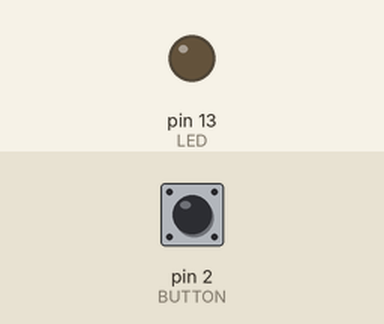
This sketch was run on a simulated Arduino Uno, built with avr-gcc and run on an emulated ATmega328P. Parts: output pins drawn as LEDs (lit = HIGH). Dashed ring = blinking. Inputs (shaded band) come from the test bench; at power-on: pin 2 (BUTTON) LOW.

Above: at 1.2 s.
1.3 s: pin 2 (BUTTON) pulled HIGH for 3.2 s
At 1.7 s:
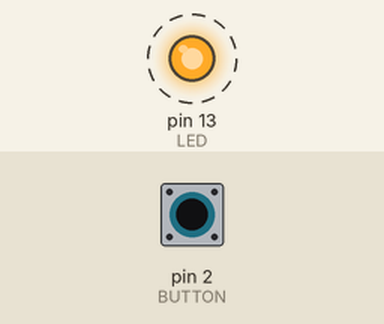
Timing chart, 0 to 5.8 s (numbered marks = the images above; inputs shaded):
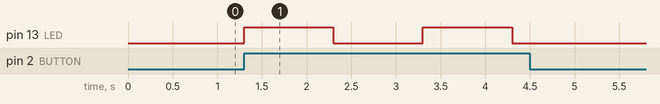

Measured:
- after the input at 1.3 s, pin 13 (LED): alternates HIGH for 1.0 s and LOW for 1.0 s, 4 changes in all, then stays LOW, starting at once

The sketch:

buttonLightControl_system.ino
```cpp
int LED = 13;
int BUTTON = 2;

void setup() {
  pinMode(LED, OUTPUT);
  pinMode(BUTTON, INPUT);

}

void loop() {

  if(digitalRead(BUTTON) == HIGH){

    digitalWrite(LED, HIGH);
    delay(1000);

    digitalWrite(LED, LOW);
    delay(1000);
  }

}
```
